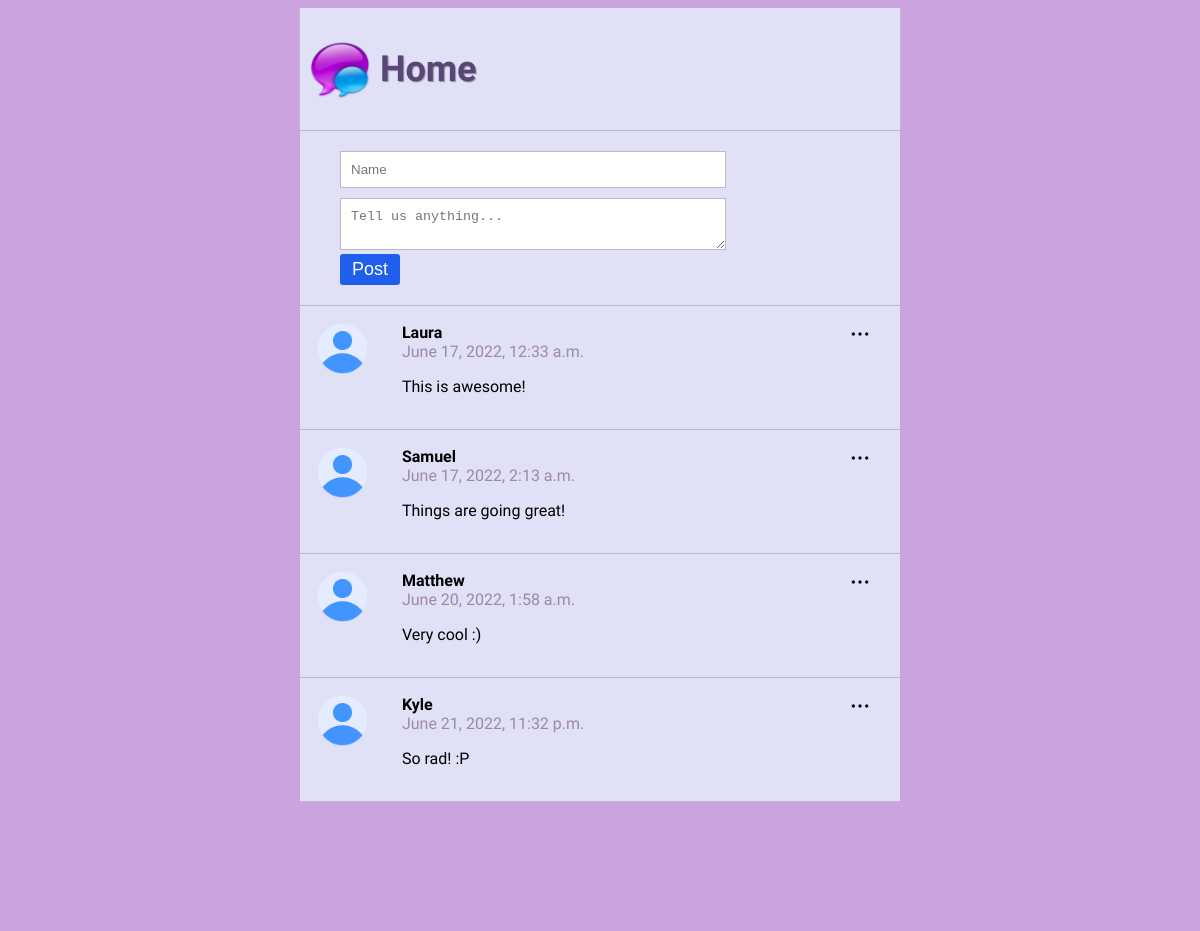
Before: / with the older database file.
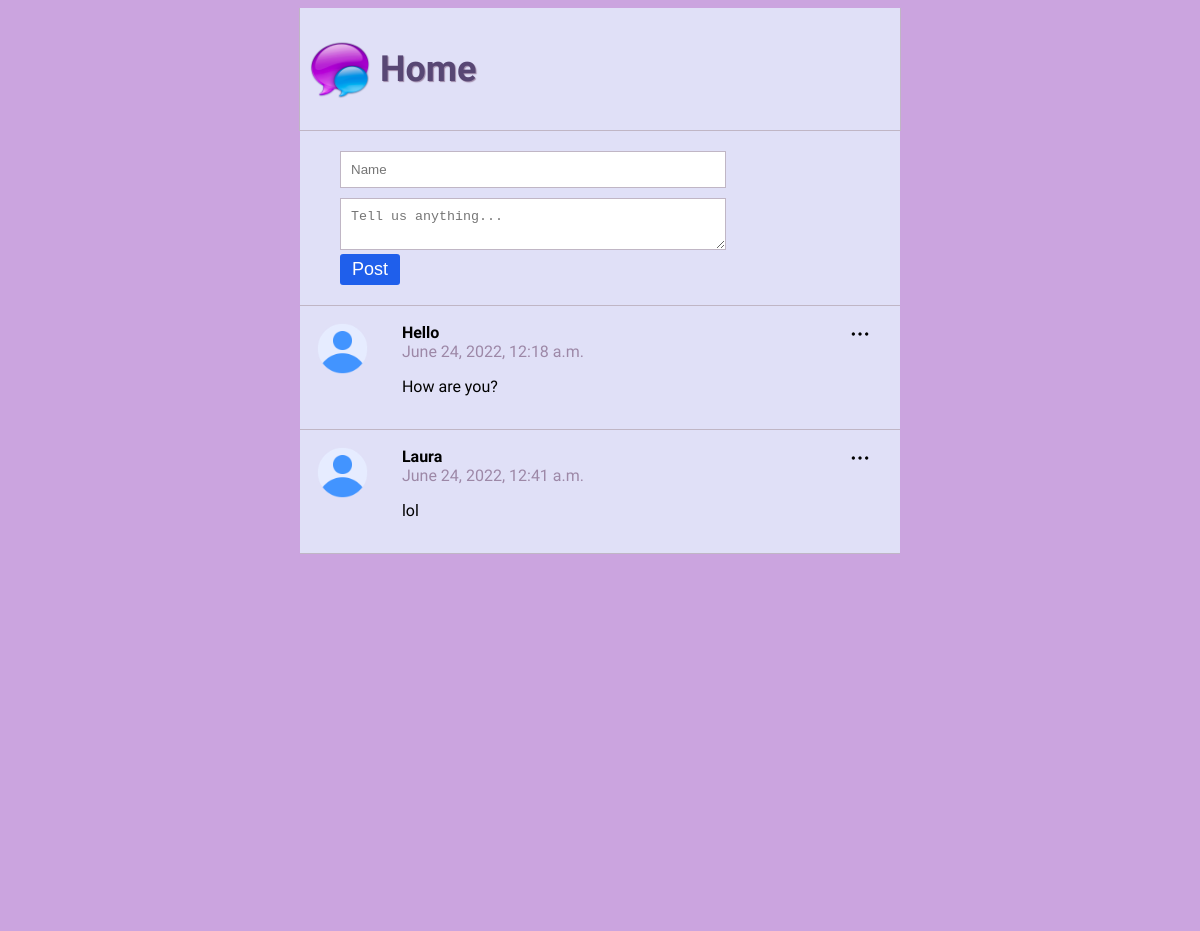
After: the same page with the newer database file.
### posts/models.py (models this page shows)
class Post(models.Model):
    class Meta(object):
        db_table = 'post'
    name = models.CharField(
        'Name', blank=False, null=False, max_length=14, db_index=True, default='Anonymous'
    )
    body = models.CharField(
        'Body', blank=True, null=True, max_length=140, db_index=True
    )
    created_at = models.DateTimeField(
        'Created DateTime', blank=True, auto_now_add=True
    )

### posts/views.py (the view, shortened to what this page needs)
# urls.py: path('', views.index, name='index'),
def index(request):
    posts = Post.objects.all()[:20]
    return render(request, 'posts.html',
                    {'posts': posts})

### templates/posts.html (shortened to what this page needs)
{% extends "base.html" %}
{% block content %}
{% load static %}
<section class="content">
    <section class="post_form">
        <form action="/" method="POST">
            <input type="text" name="name" placeholder="Name" required>
            <textarea name="body" placeholder="Tell us anything..." required></textarea>
            <button class="btn" type="submit">Post</button>
        </form>
    </section>
    <section class="posts">
        <ul>
            {% for post in posts %}
            <li>
                <img class="menu_icon js-menu-icon" src="{% static 'img/option.png' %}">
                <div class="logo">
                    <img src="{% static 'img/user2.png' %}">
                </div>
                <div class="name_body">
                    <div class="name">{{ post.name }}</div>
                    <div class="datetime">{{ post.created_at }}</div>
                    <p>{{ post.body }}</p>
                </div>
            </li>
            {% endfor %}
        </ul>
    </section>
</section>
{% endblock %}

### templates/base.html (shortened to what this page needs)
<!DOCTYPE html>
<html lang="en">
<head>
    {% load static %}
    <link rel="stylesheet" href="{% static 'css/style.css' %} " />
</head>
<body>
   <section class="header">
            <div class="main_header">
                <img src="{% static 'img/small_blue_balloon.png' %}" class="logo">
                <h1>Home</h1>
            </div>
    </section>
    {% block content %}  {{ content }}  {% endblock %}
</body>
</html>

### static/css/style.css (style rules this page uses)
html, body { height: 100%; font-family: 'Ubuntu', sans-serif; background-color: #cba4df; }
.content { max-width: 600px; height: 100%; margin: 0 auto; border-left: 1px solid #cba4df; border-right: 1px solid #cba4df; }
.header { max-width: 600px; margin: 0 auto; border-left: 1px solid #c0b6c5; border-right: 1px solid #c0b6c5; }
.header .main_header { padding: 10px; border-bottom: 1px solid #c0b6c5; display: flex; justify-content: left; align-items: center; background-color: #e0e0f7; }
.header .main_header .logo { width: 60px; padding-right: 10px; }
.header .main_header h1 { font-size: 36px; color: #584774; text-shadow: 1px 1px 1px #9d88a7; }
.post_form { padding: 20px 40px; border-bottom: 1px solid #c0b6c5; background-color: #e0e0f7; }
.post_form input { width: 70%; margin-bottom: 10px; padding: 10px; border: 1px solid #c0b6c5; }
.post_form textarea { width: 70%; padding: 10px; border: 1px solid #c0b6c5; }
.posts ul { padding: 0; margin-top: 0; background-color: #e0e0f7; }
.posts li { display: flex; border-bottom: 1px solid #c0b6c5; padding: 17px; position: relative; list-style: none; }
.posts li .menu_icon { width: 20px; position: absolute; top: 18px; right: 30px; }
.posts li .logo { flex-basis: 15%; }
.posts li .logo img { width: 60%; }
.posts li .name_body { flex-basis: 85%; }
.posts li .name_body .name { font-weight: bold; }
.posts li .name_body .datetime { color: #9d88a7; }
.content .post_form .btn { padding: 5px 12px; border-radius: 3px; border: none; background-color: #1f5feb; font-size: 18px; color: #ffffff; display: flex; position: relative; }

Changed rows visible on the page:
removed Post: name "Samuel", created_at "June 17, 2022, 2:13 a.m.", body "Things are going great!"
removed Post: name "Matthew", created_at "June 20, 2022, 1:58 a.m.", body "Very cool :)"
removed Post: name "Kyle", created_at "June 21, 2022, 11:32 p.m.", body "So rad! :P"
added Post: name "Hello", created_at "June 24, 2022, 12:18 a.m.", body "How are you?"
changed Post "Laura": created_at "June 17, 2022, 12:33 a.m." → "June 24, 2022, 12:41 a.m."; body "This is awesome!" → "lol"
